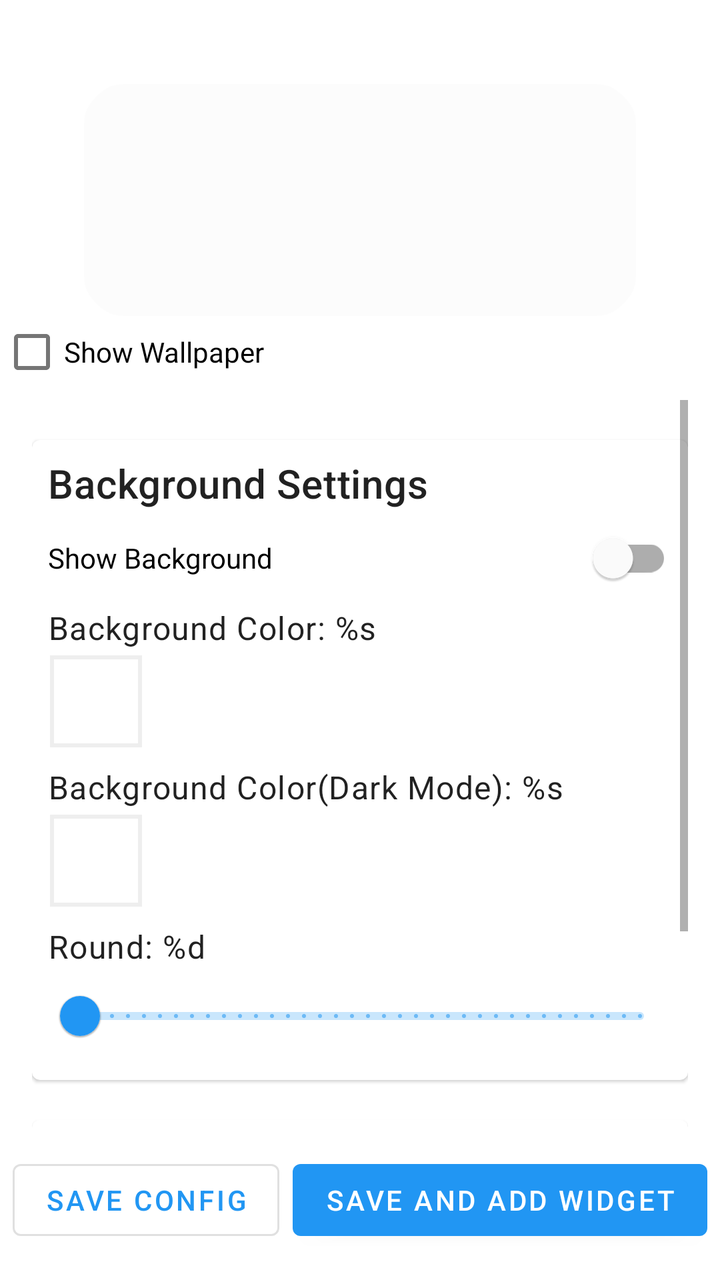
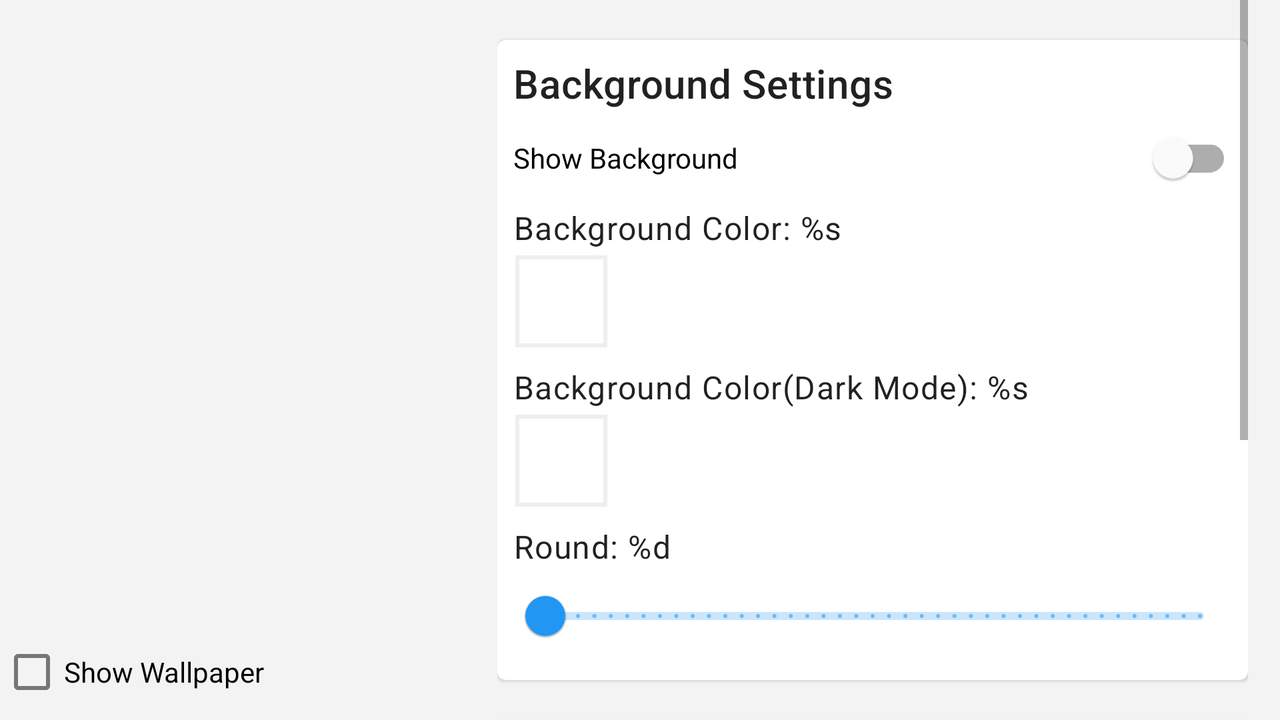

An Android layout and its configuration variant, each rendered on a device that would load it. The default file and the variant file are quoted in full after the pictures.
<!-- AndroidManifest.xml: application theme Theme.AndroidBatteryWidget -->
<!-- res/layout/fragment_battery_widget_config.xml -->
<?xml version="1.0" encoding="utf-8"?>
<androidx.appcompat.widget.LinearLayoutCompat xmlns:android="http://schemas.android.com/apk/res/android"
    xmlns:app="http://schemas.android.com/apk/res-auto"
    xmlns:tools="http://schemas.android.com/tools"
    android:id="@+id/id_container_activity_main"
    android:layout_width="match_parent"
    android:layout_height="match_parent"
    android:orientation="vertical"
    tools:context=".activity.MainActivity">

    <FrameLayout
        android:id="@+id/battery_container_wrapper"
        android:layout_width="match_parent"
        android:layout_height="200dp"
        android:orientation="vertical">

        <include
            android:id="@+id/battery_container"
            layout="@layout/battery_widget"
            android:layout_width="wrap_content"
            android:layout_height="wrap_content"
            android:layout_gravity="center"
            android:layout_margin="40dp" />

        <com.google.android.material.checkbox.MaterialCheckBox
            android:id="@+id/id_show_wallpaper_check_activity_main"
            android:layout_width="wrap_content"
            android:layout_height="wrap_content"
            android:layout_gravity="bottom"
            android:text="@string/show_wallpaper" />

    </FrameLayout>


    <ScrollView
        android:layout_width="match_parent"
        android:layout_height="0dp"
        android:layout_weight="1"
        android:paddingStart="16dp"
        android:paddingEnd="16dp">

        <androidx.appcompat.widget.LinearLayoutCompat
            android:layout_width="match_parent"
            android:layout_height="wrap_content"
            android:orientation="vertical">


            <com.google.android.material.card.MaterialCardView
                android:layout_width="match_parent"
                android:layout_height="wrap_content"
                android:layout_marginTop="20dp">

                <androidx.appcompat.widget.LinearLayoutCompat
                    android:layout_width="match_parent"
                    android:layout_height="wrap_content"
                    android:layout_margin="8dp"
                    android:orientation="vertical">


                    <com.google.android.material.textview.MaterialTextView
                        style="@style/TextAppearance.MaterialComponents.Headline6"
                        android:layout_width="match_parent"
                        android:layout_height="wrap_content"
                        android:text="@string/background_settings" />

                    <com.google.android.material.switchmaterial.SwitchMaterial
                        android:id="@+id/id_show_bg_switch__activity_main"
                        android:layout_width="match_parent"
                        android:layout_height="wrap_content"
                        android:text="@string/show_background" />


                    <com.google.android.material.textview.MaterialTextView
                        android:id="@+id/id_bg_color_title_activity_main"
                        style="@style/TextAppearance.MaterialComponents.Body1"
                        android:layout_width="match_parent"
                        android:layout_height="wrap_content"
                        android:text="@string/background_color" />

                    <com.google.android.material.imageview.ShapeableImageView
                        android:id="@+id/id_bg_color_indicator_activity_main"
                        android:layout_width="48dp"
                        android:layout_height="48dp"
                        android:layout_marginTop="2dp"
                        android:contentDescription="@string/background_color"
                        android:padding="2dp"
                        app:strokeColor="#eee"
                        app:strokeWidth="2dp" />

                    <com.google.android.material.textview.MaterialTextView
                        android:id="@+id/id_dark_bg_color_title_activity_main"
                        style="@style/TextAppearance.MaterialComponents.Body1"
                        android:layout_width="match_parent"
                        android:layout_height="wrap_content"
                        android:layout_marginTop="8dp"
                        android:text="@string/background_color_dark_model" />

                    <com.google.android.material.imageview.ShapeableImageView
                        android:id="@+id/id_bg_color_in_dark_indicator_activity_main"
                        android:layout_width="48dp"
                        android:layout_height="48dp"
                        android:layout_marginTop="2dp"
                        android:contentDescription="@string/background_color_dark_model"
                        android:padding="2dp"
                        app:strokeColor="#eee"
                        app:strokeWidth="2dp" />

                    <com.google.android.material.textview.MaterialTextView
                        android:id="@+id/id_round_title_activity_main"
                        style="@style/TextAppearance.MaterialComponents.Body1"
                        android:layout_width="match_parent"
                        android:layout_height="wrap_content"
                        android:layout_marginTop="8dp"
                        android:text="@string/round" />

                    <com.google.android.material.slider.RangeSlider
                        android:id="@+id/id_round_slide_activity_main"
                        android:layout_width="match_parent"
                        android:layout_height="wrap_content"
                        android:contentDescription="@string/round_size"
                        android:stepSize="1"
                        android:valueFrom="0"
                        android:valueTo="400" />


                </androidx.appcompat.widget.LinearLayoutCompat>

            </com.google.android.material.card.MaterialCardView>

            <com.google.android.material.card.MaterialCardView
                android:layout_width="match_parent"
                android:layout_height="wrap_content"
                android:layout_marginTop="20dp">

                <androidx.appcompat.widget.LinearLayoutCompat
                    android:layout_width="match_parent"
                    android:layout_height="wrap_content"
                    android:layout_margin="8dp"
                    android:orientation="vertical">

                    <com.google.android.material.textview.MaterialTextView
                        style="@style/TextAppearance.MaterialComponents.Headline6"
                        android:layout_width="match_parent"
                        android:layout_height="wrap_content"
                        android:text="@string/progress_settings" />

                    <com.google.android.material.switchmaterial.SwitchMaterial
                        android:id="@+id/id_show_bg_progress_switch_activity_main"
                        android:layout_width="match_parent"
                        android:layout_height="wrap_content"
                        android:text="@string/background_progress" />

                    <com.google.android.material.textview.MaterialTextView
                        android:id="@+id/id_stroke_title_activity_main"
                        style="@style/TextAppearance.MaterialComponents.Body1"
                        android:layout_width="match_parent"
                        android:layout_height="wrap_content"
                        android:text="@string/line_width" />

                    <com.google.android.material.slider.RangeSlider
                        android:id="@+id/id_stroke_slide_activity_main"
                        android:layout_width="match_parent"
                        android:layout_height="wrap_content"
                        android:contentDescription="@string/line_width"
                        android:stepSize="1"
                        android:valueFrom="2"
                        android:valueTo="12" />

                </androidx.appcompat.widget.LinearLayoutCompat>

            </com.google.android.material.card.MaterialCardView>


        </androidx.appcompat.widget.LinearLayoutCompat>
    </ScrollView>

    <androidx.constraintlayout.widget.ConstraintLayout
        android:layout_width="match_parent"
        android:layout_height="wrap_content"
        android:paddingTop="4dp"
        android:paddingBottom="16dp">

        <com.google.android.material.button.MaterialButton
            android:id="@+id/save_pref"
            style="@style/Widget.MaterialComponents.Button.OutlinedButton"
            android:layout_width="wrap_content"
            android:layout_height="wrap_content"
            android:text="@string/save_config"
            app:layout_constraintEnd_toStartOf="@id/add_widget"
            app:layout_constraintHorizontal_chainStyle="spread"
            app:layout_constraintStart_toStartOf="parent"
            app:layout_constraintTop_toTopOf="parent" />

        <com.google.android.material.button.MaterialButton
            android:id="@+id/add_widget"
            android:layout_width="wrap_content"
            android:layout_height="wrap_content"
            android:text="@string/save_and_add_widget"
            app:layout_constraintEnd_toEndOf="parent"
            app:layout_constraintHorizontal_chainStyle="spread"
            app:layout_constraintStart_toEndOf="@id/save_pref"
            app:layout_constraintTop_toTopOf="parent" />

    </androidx.constraintlayout.widget.ConstraintLayout>


</androidx.appcompat.widget.LinearLayoutCompat>
<!-- res/layout/battery_widget.xml (included above) -->
<RelativeLayout xmlns:android="http://schemas.android.com/apk/res/android"
    style="@style/Widget.AndroidBatteryWidget.AppWidget.Container"
    android:layout_width="match_parent"
    android:layout_height="match_parent"
    android:theme="@style/Theme.AndroidBatteryWidget.AppWidgetContainer">

    <RelativeLayout
        style="@style/Widget.AndroidBatteryWidget.AppWidget.InnerView"
        android:layout_width="match_parent"
        android:layout_height="match_parent">

        <ImageView
            android:id="@+id/appwidget_background"
            android:layout_width="match_parent"
            android:layout_height="match_parent"
            android:scaleType="fitXY" />

        <ImageView
            android:id="@+id/appwidget_progress"
            android:layout_width="match_parent"
            android:layout_height="match_parent"
            android:scaleType="centerInside" />
    </RelativeLayout>

</RelativeLayout>
<!-- resources referenced by this layout -->
<resources>
  <string name="background_color">Background Color: %s</string>
  <string name="background_color_dark_model">Background Color(Dark Mode): %s</string>
  <string name="background_progress">Background Progress</string>
  <string name="background_settings">Background Settings</string>
  <string name="line_width">Line Width: %d</string>
  <string name="progress_settings">Progress Settings</string>
  <string name="round">Round: %d</string>
  <string name="round_size">Round Size</string>
  <string name="save_and_add_widget">Save And Add Widget</string>
  <string name="save_config">Save Config</string>
  <string name="show_background">Show Background</string>
  <string name="show_wallpaper">Show Wallpaper</string>
  <style name="Theme.AndroidBatteryWidget.AppWidgetContainer" parent="Theme.AndroidBatteryWidget.AppWidgetContainerParent">
          
          <item name="appWidgetPadding">2dp</item>
          <item name="android:background">@android:color/transparent</item>
  
      </style>
  <!-- from res/values-v31/ -->
  <style name="Widget.AndroidBatteryWidget.AppWidget.Container" parent="android:Widget">
          <item name="android:id">@android:id/background</item>
          <item name="android:padding">?attr/appWidgetPadding</item>
          <item name="android:background">@drawable/app_widget_background</item>
          <item name="android:clipToOutline">true</item>
      </style>
  <!-- from res/values-v31/ -->
  <style name="Widget.AndroidBatteryWidget.AppWidget.InnerView" parent="android:Widget">
          <item name="android:padding">?attr/appWidgetPadding</item>
          <item name="android:background">@drawable/app_widget_inner_view_background</item>
          <item name="android:textColor">?android:attr/textColorPrimary</item>
          <item name="android:clipToOutline">true</item>
      </style>
  <style name="Theme.AndroidBatteryWidget" parent="Theme.MaterialComponents.DayNight.DarkActionBar">
          
          <item name="colorPrimary">@color/light_blue_500</item>
          <item name="colorPrimaryVariant">@color/light_blue_900</item>
          <item name="colorOnPrimary">@color/white</item>
          
          <item name="colorSecondary">@color/light_blue_500</item>
          <item name="colorSecondaryVariant">@color/light_blue_800</item>
          <item name="colorOnSecondary">@color/black</item>
          
          
          <item name="android:statusBarColor" tools:targetApi="l">@color/light_blue_600</item>
          
      </style>
  <!-- from res/values-v31/ -->
  <style name="Theme.AndroidBatteryWidget.AppWidgetContainerParent" parent="@android:style/Theme.DeviceDefault.DayNight">
          <item name="appWidgetRadius">@android:dimen/system_app_widget_background_radius</item>
          <item name="appWidgetInnerRadius">@android:dimen/system_app_widget_inner_radius</item>
      </style>
  <!-- drawable app_widget_background (drawable-v21) -->
  <?xml version="1.0" encoding="utf-8"?>
  <shape xmlns:android="http://schemas.android.com/apk/res/android"
      android:shape="rectangle">
  
      <corners android:radius="?attr/appWidgetRadius" />
      <solid android:color="@android:color/transparent" />
  
  </shape>
  <!-- drawable app_widget_inner_view_background (drawable-v21) -->
  <?xml version="1.0" encoding="utf-8"?>
  <shape xmlns:android="http://schemas.android.com/apk/res/android"
      android:shape="rectangle">
  
      <corners android:radius="?attr/appWidgetInnerRadius" />
  
      <solid android:color="#33eeeeee" />
  </shape>
  <color name="light_blue_500">#2196f3</color>
  <color name="light_blue_900">#01579B</color>
  <color name="white">#FFFFFFFF</color>
  <color name="light_blue_800">#1565C0</color>
  <color name="black">#FF000000</color>
  <color name="light_blue_600">#1E88E5</color>
</resources>
<!-- res/layout-land/fragment_battery_widget_config.xml (the author's variant of the layout above) -->
<!-- drawn on the phone turned sideways -->
<?xml version="1.0" encoding="utf-8"?>
<androidx.appcompat.widget.LinearLayoutCompat xmlns:android="http://schemas.android.com/apk/res/android"
    xmlns:app="http://schemas.android.com/apk/res-auto"
    xmlns:tools="http://schemas.android.com/tools"
    android:id="@+id/id_container_activity_main"
    android:layout_width="match_parent"
    android:layout_height="match_parent"
    android:background="#f3f3f3"
    android:orientation="horizontal"
    tools:context=".activity.MainActivity">

    <FrameLayout
        android:layout_width="0dp"
        android:layout_weight="4"
        android:layout_height="match_parent"
        android:orientation="vertical">


        <ImageView
            android:id="@+id/battery_container_wrapper"
            android:layout_width="match_parent"
            android:layout_height="match_parent"
            android:scaleType="centerCrop" />

        <include
            android:id="@+id/battery_container"
            layout="@layout/battery_widget"
            android:layout_width="wrap_content"
            android:layout_height="wrap_content"
            android:layout_gravity="center"
            android:layout_margin="40dp" />

        <com.google.android.material.checkbox.MaterialCheckBox
            android:id="@+id/id_show_wallpaper_check_activity_main"
            android:layout_width="wrap_content"
            android:layout_height="wrap_content"
            android:layout_gravity="bottom"
            android:text="@string/show_wallpaper" />

    </FrameLayout>


    <ScrollView
        android:layout_width="0dp"
        android:layout_height="match_parent"
        android:paddingStart="16dp"
        android:paddingEnd="16dp"
        android:layout_weight="7">

        <androidx.appcompat.widget.LinearLayoutCompat
            android:layout_width="match_parent"
            android:layout_height="wrap_content"
            android:orientation="vertical">


            <com.google.android.material.card.MaterialCardView
                android:layout_width="match_parent"
                android:layout_height="wrap_content"
                android:layout_marginTop="20dp">

                <androidx.appcompat.widget.LinearLayoutCompat
                    android:layout_width="match_parent"
                    android:layout_height="wrap_content"
                    android:layout_margin="8dp"
                    android:orientation="vertical">


                    <com.google.android.material.textview.MaterialTextView
                        style="@style/TextAppearance.MaterialComponents.Headline6"
                        android:layout_width="match_parent"
                        android:layout_height="wrap_content"
                        android:text="@string/background_settings" />

                    <com.google.android.material.switchmaterial.SwitchMaterial
                        android:id="@+id/id_show_bg_switch__activity_main"
                        android:layout_width="match_parent"
                        android:layout_height="wrap_content"
                        android:text="@string/show_background" />

                    <com.google.android.material.textview.MaterialTextView
                        android:id="@+id/id_bg_color_title_activity_main"
                        style="@style/TextAppearance.MaterialComponents.Body1"
                        android:layout_width="match_parent"
                        android:layout_height="wrap_content"
                        android:text="@string/background_color" />

                    <com.google.android.material.imageview.ShapeableImageView
                        android:id="@+id/id_bg_color_indicator_activity_main"
                        android:layout_width="48dp"
                        android:padding="2dp"
                        app:strokeColor="#eee"
                        app:strokeWidth="2dp"
                        android:contentDescription="@string/background_color"
                        android:layout_height="48dp"
                        android:layout_marginTop="2dp"/>

                    <com.google.android.material.textview.MaterialTextView
                        android:id="@+id/id_dark_bg_color_title_activity_main"
                        style="@style/TextAppearance.MaterialComponents.Body1"
                        android:layout_width="match_parent"
                        android:layout_height="wrap_content"
                        android:layout_marginTop="8dp"
                        android:text="@string/background_color_dark_model" />

                    <com.google.android.material.imageview.ShapeableImageView
                        android:id="@+id/id_bg_color_in_dark_indicator_activity_main"
                        android:layout_width="48dp"
                        android:padding="2dp"
                        app:strokeColor="#eee"
                        app:strokeWidth="2dp"
                        android:contentDescription="@string/background_color_dark_model"
                        android:layout_height="48dp"
                        android:layout_marginTop="2dp"/>

                    <com.google.android.material.textview.MaterialTextView
                        android:id="@+id/id_round_title_activity_main"
                        style="@style/TextAppearance.MaterialComponents.Body1"
                        android:layout_width="match_parent"
                        android:layout_height="wrap_content"
                        android:layout_marginTop="8dp"
                        android:text="@string/round" />

                    <com.google.android.material.slider.RangeSlider
                        android:id="@+id/id_round_slide_activity_main"
                        android:layout_width="match_parent"
                        android:layout_height="wrap_content"
                        android:stepSize="1"
                        android:valueFrom="0"
                        android:contentDescription="@string/round_size"
                        android:valueTo="400" />


                </androidx.appcompat.widget.LinearLayoutCompat>

            </com.google.android.material.card.MaterialCardView>

            <com.google.android.material.card.MaterialCardView
                android:layout_width="match_parent"
                android:layout_height="wrap_content"
                android:layout_marginTop="20dp">

                <androidx.appcompat.widget.LinearLayoutCompat
                    android:layout_width="match_parent"
                    android:layout_height="wrap_content"
                    android:layout_margin="8dp"
                    android:orientation="vertical">

                    <com.google.android.material.textview.MaterialTextView
                        style="@style/TextAppearance.MaterialComponents.Headline6"
                        android:layout_width="match_parent"
                        android:layout_height="wrap_content"
                        android:text="@string/progress_settings" />

                    <com.google.android.material.switchmaterial.SwitchMaterial
                        android:id="@+id/id_show_bg_progress_switch_activity_main"
                        android:layout_width="match_parent"
                        android:layout_height="wrap_content"
                        android:text="@string/background_progress" />

                    <com.google.android.material.textview.MaterialTextView
                        android:id="@+id/id_stroke_title_activity_main"
                        style="@style/TextAppearance.MaterialComponents.Body1"
                        android:layout_width="match_parent"
                        android:layout_height="wrap_content"
                        android:text="@string/line_width" />

                    <com.google.android.material.slider.RangeSlider
                        android:id="@+id/id_stroke_slide_activity_main"
                        android:layout_width="match_parent"
                        android:layout_height="wrap_content"
                        android:stepSize="1"
                        android:valueFrom="2"
                        android:contentDescription="@string/line_width"
                        android:valueTo="12" />

                </androidx.appcompat.widget.LinearLayoutCompat>

            </com.google.android.material.card.MaterialCardView>


            <androidx.constraintlayout.widget.ConstraintLayout
                android:layout_width="match_parent"
                android:layout_height="wrap_content"
                android:paddingTop="4dp"
                android:paddingBottom="16dp">

                <com.google.android.material.button.MaterialButton
                    android:id="@+id/save_pref"
                    style="@style/Widget.MaterialComponents.Button.OutlinedButton"
                    android:layout_width="wrap_content"
                    android:layout_height="wrap_content"
                    android:text="@string/save_config"
                    app:layout_constraintEnd_toStartOf="@id/add_widget"
                    app:layout_constraintHorizontal_chainStyle="spread"
                    app:layout_constraintStart_toStartOf="parent"
                    app:layout_constraintTop_toTopOf="parent" />

                <com.google.android.material.button.MaterialButton
                    android:id="@+id/add_widget"
                    android:layout_width="wrap_content"
                    android:layout_height="wrap_content"
                    android:text="@string/save_and_add_widget"
                    app:layout_constraintEnd_toEndOf="parent"
                    app:layout_constraintHorizontal_chainStyle="spread"
                    app:layout_constraintStart_toEndOf="@id/save_pref"
                    app:layout_constraintTop_toTopOf="parent" />

            </androidx.constraintlayout.widget.ConstraintLayout>


        </androidx.appcompat.widget.LinearLayoutCompat>
    </ScrollView>


</androidx.appcompat.widget.LinearLayoutCompat>
